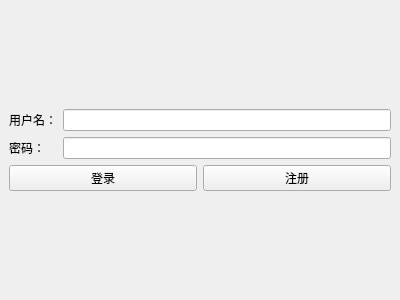
<?xml version="1.0" encoding="UTF-8"?>
<ui version="4.0">
 <class>LoginWindow</class>
 <widget class="QMainWindow" name="LoginWindow">
  <property name="geometry">
   <rect>
    <x>0</x>
    <y>0</y>
    <width>400</width>
    <height>300</height>
   </rect>
  </property>
  <property name="windowTitle">
   <string>登录</string>
  </property>
  <widget class="QWidget" name="centralwidget">
   <layout class="QVBoxLayout" name="verticalLayout">
    <item>
     <spacer name="verticalSpacer">
      <property name="orientation">
       <enum>Qt::Vertical</enum>
      </property>
      <property name="sizeHint" stdset="0">
       <size>
        <width>20</width>
        <height>40</height>
       </size>
      </property>
     </spacer>
    </item>
    <item>
     <layout class="QGridLayout" name="gridLayout">
      <item row="0" column="0">
       <widget class="QLabel" name="label">
        <property name="text">
         <string>用户名：</string>
        </property>
       </widget>
      </item>
      <item row="0" column="1">
       <widget class="QLineEdit" name="usernameInput"/>
      </item>
      <item row="1" column="0">
       <widget class="QLabel" name="label_2">
        <property name="text">
         <string>密码：</string>
        </property>
       </widget>
      </item>
      <item row="1" column="1">
       <widget class="QLineEdit" name="passwordInput">
        <property name="echoMode">
         <enum>QLineEdit::Password</enum>
        </property>
       </widget>
      </item>
     </layout>
    </item>
    <item>
     <layout class="QHBoxLayout" name="horizontalLayout">
      <item>
       <widget class="QPushButton" name="loginButton">
        <property name="text">
         <string>登录</string>
        </property>
       </widget>
      </item>
      <item>
       <widget class="QPushButton" name="registerButton">
        <property name="text">
         <string>注册</string>
        </property>
       </widget>
      </item>
     </layout>
    </item>
    <item>
     <spacer name="verticalSpacer_2">
      <property name="orientation">
       <enum>Qt::Vertical</enum>
      </property>
      <property name="sizeHint" stdset="0">
       <size>
        <width>20</width>
        <height>40</height>
       </size>
      </property>
     </spacer>
    </item>
   </layout>
  </widget>
 </widget>
 <resources/>
 <connections/>
</ui>
